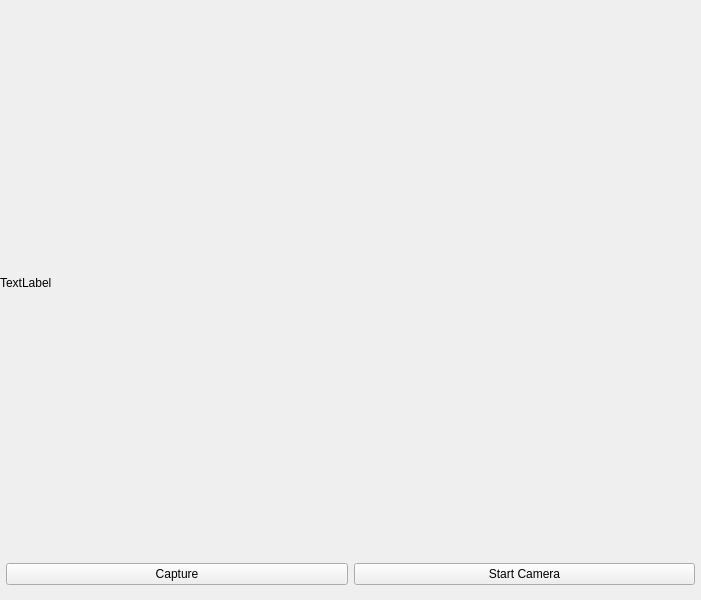
<?xml version="1.0" encoding="UTF-8"?>
<ui version="4.0">
 <class>MainWindow</class>
 <widget class="QMainWindow" name="MainWindow">
  <property name="geometry">
   <rect>
    <x>0</x>
    <y>0</y>
    <width>701</width>
    <height>600</height>
   </rect>
  </property>
  <property name="windowTitle">
   <string>MainWindow</string>
  </property>
  <widget class="QWidget" name="centralwidget">
   <layout class="QGridLayout" name="gridLayout">
    <property name="leftMargin">
     <number>0</number>
    </property>
    <property name="rightMargin">
     <number>0</number>
    </property>
    <item row="1" column="0">
     <layout class="QHBoxLayout" name="horizontalLayout">
      <property name="leftMargin">
       <number>6</number>
      </property>
      <property name="topMargin">
       <number>0</number>
      </property>
      <property name="rightMargin">
       <number>6</number>
      </property>
      <property name="bottomMargin">
       <number>6</number>
      </property>
      <item>
       <widget class="QPushButton" name="capture_pb">
        <property name="text">
         <string>Capture</string>
        </property>
       </widget>
      </item>
      <item>
       <widget class="QPushButton" name="start_pb">
        <property name="text">
         <string>Start Camera</string>
        </property>
       </widget>
      </item>
     </layout>
    </item>
    <item row="0" column="0">
     <widget class="QLabel" name="label">
      <property name="sizePolicy">
       <sizepolicy hsizetype="Expanding" vsizetype="Expanding">
        <horstretch>0</horstretch>
        <verstretch>0</verstretch>
       </sizepolicy>
      </property>
      <property name="text">
       <string>TextLabel</string>
      </property>
     </widget>
    </item>
   </layout>
  </widget>
 </widget>
 <resources/>
 <connections/>
</ui>
